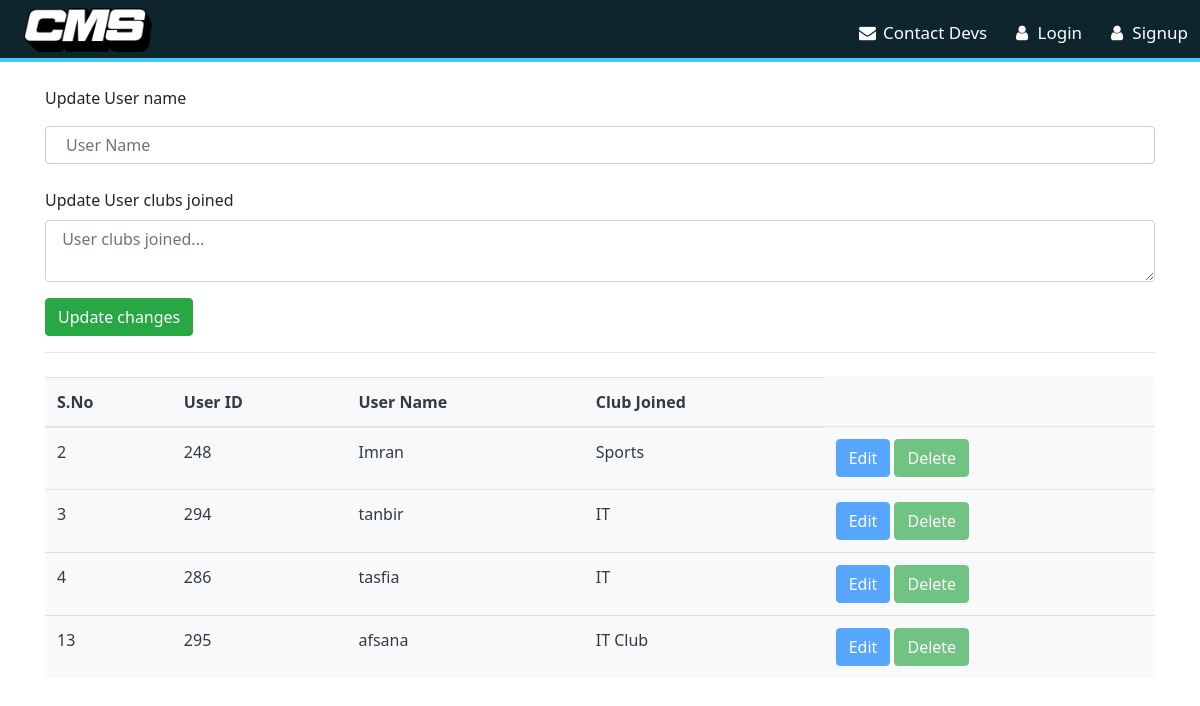
The app's page /ulist.php with its own data.
### tables this page shows
CREATE TABLE `users7` (
  `sno` int(10) NOT NULL,
  `username` varchar(50) NOT NULL,
  `uid` int(50) NOT NULL,
  `udept` varchar(10) NOT NULL,
  `upassword` varchar(255) NOT NULL,
  `uclub` varchar(50) NOT NULL,
  `date` timestamp NOT NULL DEFAULT current_timestamp() ON UPDATE current_timestamp()
);

### ulist.php (the view, shortened to what this page needs)
<?php
include 'db/_dbConnect.php';
?>
<!DOCTYPE html>
<html lang="en">
<head>
    <link rel="stylesheet" href="https://cdnjs.cloudflare.com/ajax/libs/font-awesome/4.7.0/css/font-awesome.min.css">
    <link rel="stylesheet" href="https://cdn.jsdelivr.net/npm/bootstrap@4.1.3/dist/css/bootstrap.min.css">
    <link rel="stylesheet" href="style.css">
    <link rel="stylesheet" href="//cdn.datatables.net/1.13.1/css/jquery.dataTables.min.css">
</head>
<body>
    <?php
    require 'db/_nav.php'; ?>
<div class="container my-4">
<form action="/cse328/db/create.php" method="POST">
  <div class="form-group">
    <label for="title">Update User name</label>
    <input type="text" class="form-control" id="exampleFormControlInput1" name="title" placeholder="User Name ">
  </div>
  <div class="form-group">
    <label for="motto">Update User clubs joined</label>
    <textarea class="form-control" id="exampleFormControlTextarea1" rows="2" name="motto"  placeholder=" User clubs joined..."></textarea>
  </div>
  <button type="submit" class="btn btn-success" name="create">Update changes</button>
</form>
<hr>
<table class="table bg-light text-dark my-4">
    <thead>
        <tr>
            <th scope="col">S.No</th>
            <th scope="col">User ID</th>
            <th scope="col">User Name</th>
            <th scope="col">Club Joined</th>
        </tr>
    </thead>
        <tbody>
    <?php
            $sql = "SELECT * FROM `users7`";
            $fireq = mysqli_query($connect, $sql);
            while ($row = mysqli_fetch_assoc($fireq)) {
                if(!($row['uid']==111)){
                echo '
            <tr>
                <td>' . $row['sno'] . '</td>
                <td>' . $row['uid'] . '</td>
                <td>' . $row['username'] . '</td>
                <td>' . $row['uclub'] . '</td>
                <td>
                <button class="edit btn btn btn-primary" id=' . $row["uid"] . ' disabled>Edit</button>
                <button class="delete btn btn-success" id=d' . $row["uid"] . ' disabled>Delete</button>
                </td>
                </tr>
    ';
                }
} ?>
</tbody>
</table>
</div>
</body>
</html>

### style.css (style rules this page uses)
* { margin: 0; padding: 0; }
body { font-family: system-ui, -apple-system, BlinkMacSystemFont, 'Segoe UI', Roboto, Oxygen, Ubuntu, Cantarell, 'Open Sans', 'Helvetica Neue', sans-serif; }
input[type=text], [type=email], input[type=password], select { width: 100%; padding: 12px 20px; margin: 8px 0; display: inline-block; border: 1px solid #ccc; box-sizing: border-box; }

### records on screen
users7: sno "2", uid "248", username "Imran", uclub "Sports"
users7: sno "3", uid "294", username "tanbir", uclub "IT"
users7: sno "4", uid "286", username "tasfia", uclub "IT"
users7: sno "13", uid "295", username "afsana", uclub "IT Club"
